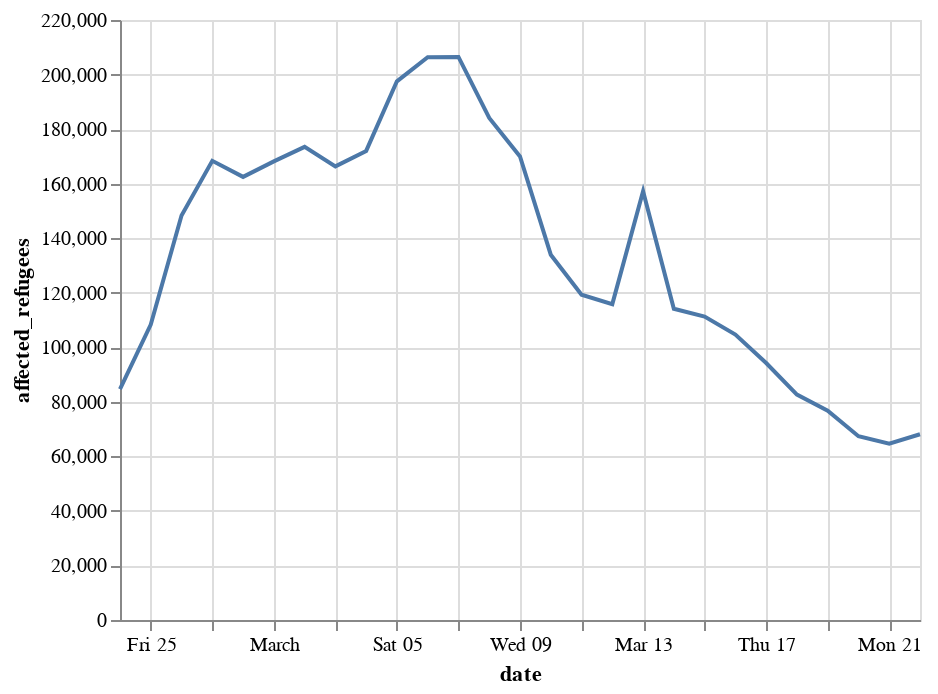

Source (notebook cell):
### Code cell
alt.Chart(refugees_series_data).mark_line().encode(x="date", y="affected_refugees")

### Figure 1 — Vega-Lite specification as saved in the notebook (floating-point values rounded to 4 significant figures)
{"config": {"view": {"continuousWidth": 400, "continuousHeight": 300}}, "data": {"name": "data-533a5bbc6b445f02d43485dbaa793263"}, "mark": "line", "encoding": {"x": {"field": "date", "type": "temporal"}, "y": {"field": "affected_refugees", "type": "quantitative"}}, "$schema": "https://vega.github.io/schema/vega-lite/v4.17.0.json", "datasets": {"data-533a5bbc6b445f02d43485dbaa793263": [{"affected_date_refugees": "2022-02-24", "affected_refugees": 84681, "date": "2022-02-24T00:00:00", "cumsum": 84681}, {"affected_date_refugees": "2022-02-25", "affected_refugees": 108301, "date": "2022-02-25T00:00:00", "cumsum": 192982}, {"affected_date_refugees": "2022-02-26", "affected_refugees": 148319, "date": "2022-02-26T00:00:00", "cumsum": 341301}, {"affected_date_refugees": "2022-02-27", "affected_refugees": 168364, "date": "2022-02-27T00:00:00", "cumsum": 509665}, {"affected_date_refugees": "2022-02-28", "affected_refugees": 162474, "date": "2022-02-28T00:00:00", "cumsum": 672139}, {"affected_date_refugees": "2022-03-01", "affected_refugees": 168157, "date": "2022-03-01T00:00:00", "cumsum": 840296}, {"affected_date_refugees": "2022-03-02", "affected_refugees": 173491, "date": "2022-03-02T00:00:00", "cumsum": 1013787}, {"affected_date_refugees": "2022-03-03", "affected_refugees": 166326, "date": "2022-03-03T00:00:00", "cumsum": 1180113}, {"affected_date_refugees": "2022-03-04", "affected_refugees": 171999, "date": "2022-03-04T00:00:00", "cumsum": 1352112}, {"affected_date_refugees": "2022-03-05", "affected_refugees": 197520, "date": "2022-03-05T00:00:00", "cumsum": 1549632}, {"affected_date_refugees": "2022-03-06", "affected_refugees": 206340, "date": "2022-03-06T00:00:00", "cumsum": 1755972}, {"affected_date_refugees": "2022-03-07", "affected_refugees": 206472, "date": "2022-03-07T00:00:00", "cumsum": 1962444}, {"affected_date_refugees": "2022-03-08", "affected_refugees": 184089, "date": "2022-03-08T00:00:00", "cumsum": 2146533}, {"affected_date_refugees": "2022-03-09", "affected_refugees": 169968, "date": "2022-03-09T00:00:00", "cumsum": 2316501}, {"affected_date_refugees": "2022-03-10", "affected_refugees": 133942, "date": "2022-03-10T00:00:00", "cumsum": 2450443}, {"affected_date_refugees": "2022-03-11", "affected_refugees": 119256, "date": "2022-03-11T00:00:00", "cumsum": 2569699}, {"affected_date_refugees": "2022-03-12", "affected_refugees": 115822, "date": "2022-03-12T00:00:00", "cumsum": 2685521}, {"affected_date_refugees": "2022-03-13", "affected_refugees": 157176, "date": "2022-03-13T00:00:00", "cumsum": 2842697}, {"affected_date_refugees": "2022-03-14", "affected_refugees": 114117, "date": "2022-03-14T00:00:00", "cumsum": 2956814}, {"affected_date_refugees": "2022-03-15", "affected_refugees": 111259, "date": "2022-03-15T00:00:00", "cumsum": 3068073}, {"affected_date_refugees": "2022-03-16", "affected_refugees": 104673, "date": "2022-03-16T00:00:00", "cumsum": 3172746}, {"affected_date_refugees": "2022-03-17", "affected_refugees": 94214, "date": "2022-03-17T00:00:00", "cumsum": 3266960}, {"affected_date_refugees": "2022-03-18", "affected_refugees": 82655, "date": "2022-03-18T00:00:00", "cumsum": 3349615}, {"affected_date_refugees": "2022-03-19", "affected_refugees": 76757, "date": "2022-03-19T00:00:00", "cumsum": 3426372}, {"affected_date_refugees": "2022-03-20", "affected_refugees": 67393, "date": "2022-03-20T00:00:00", "cumsum": 3493765}, {"affected_date_refugees": "2022-03-21", "affected_refugees": 64677, "date": "2022-03-21T00:00:00", "cumsum": 3558442}, {"affected_date_refugees": "2022-03-22", "affected_refugees": 68104, "date": "2022-03-22T00:00:00", "cumsum": 3626546}]}}
